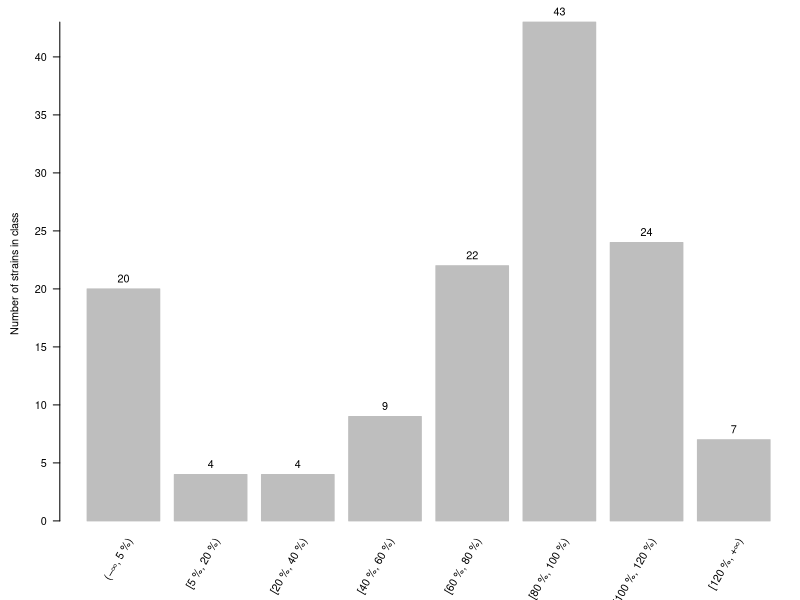

R code for this plot:
# # # # # # # # # # # # # # #
# Generate graphs of LCH tolerance
#
# 1.) LCH
# # # # # # # # # # # # # # #

# # # # # # # # # # # # # # #
# Read in data for all figures
# itd = inhibitor tolerance data
# 'E' = empty
itd <- read.table(
	'lch-tol-classes.txt', 
	sep = '\t', 
	header = TRUE, 
	row.names = 1,
	col.names = c('E', '0', '1', '2', '3', '4', '5', '6', '7'),
	fileEncoding="UTF-8", 
	encoding="UTF-8")

# Define real column names
cnames <- c('(−∞, 5 %)', '[5 %, 20 %)', '[20 %, 40 %)', '[40 %, 60 %)', '[60 %, 80 %)', '[80 %, 100 %)', '[100 %, 120 %)', '[120 %, +∞)')

# Define function for generating graphs
# itmg = inhibitor tolerance make graph
# names.arg is empty to suppress automatic printing of column names from data.frame -.-°
itmg <- function(filename, rowname)
{
	svg(filename, width = 7.5/2.53, height = 6.0/2.53, pointsize = 11)
	# mar = margins around plot: top, left, bottom, right
	# cex = character expansion ~ font size relative to default
	par(mar = c(5.5, 4.4, 1.5, 0) + 0.2, cex = 0.65)
	bp <- barplot(as.matrix(itd[rowname,]),
		axes = FALSE,
		names.arg = c('', '', '', '', '', '', '', ''),
		ylab = "Number of strains in class",
		xlab = "",
		col = 'grey',
		border = 'grey'
	)
	if (max(as.matrix(itd[rowname,])) < 80) {
		custat <- seq(0, 100, by = 5)
	} else {
		custat <- seq(0, 100, by = 10)
	}
	axis(side = 2,
		las = 1,
		at = custat,
	)
	# Text on top of bars
	text(
		x = bp,
		y = as.matrix(itd[rowname,]),
		label = as.matrix(itd[rowname,]),
		pos = 3,
		col = "black",
		xpd = TRUE
	)
	# Text for x-axis
	# srt = string rotation
	# y position set using an offset constant among graphs
	text(
		seq(0.8, 2 + ncol(itd[rowname,]), by = 1.2),
		y = -(1/28)*max(as.matrix(itd[rowname,])), 
		srt = 60,
		adj = 1,
		xpd = TRUE,
		labels = paste(cnames)
	)
	dev.off()
}

# 1.) LCH
itmg('../../../fig/lch-tol_lch.svg', 'LCH')
